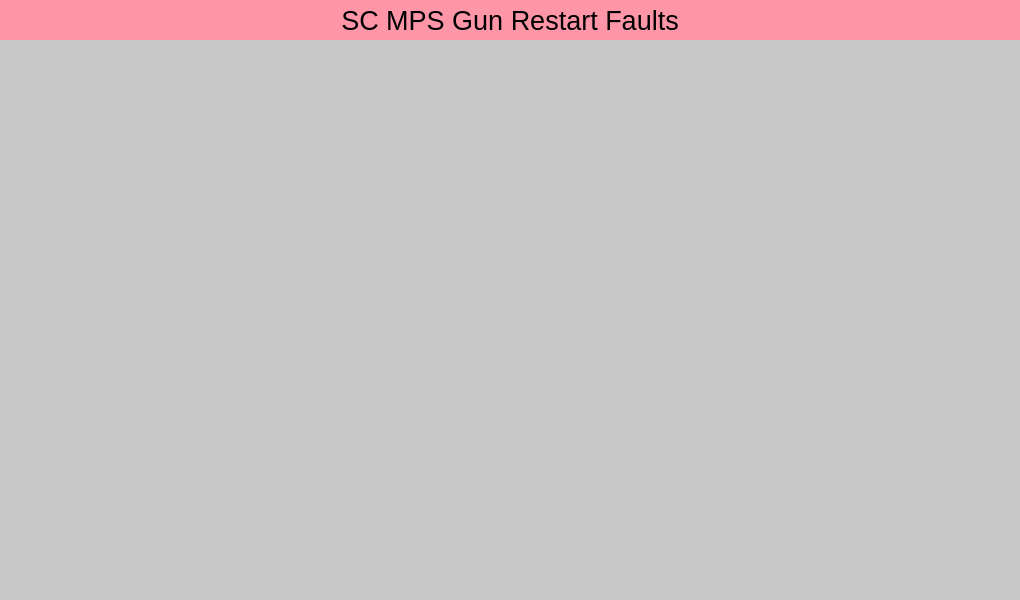
<?xml version="1.0" encoding="UTF-8"?>
<ui version="4.0">
 <class>Form</class>
 <widget class="QWidget" name="Form">
  <property name="geometry">
   <rect>
    <x>0</x>
    <y>0</y>
    <width>1020</width>
    <height>600</height>
   </rect>
  </property>
  <property name="windowTitle">
   <string>SC MPS Gun Restart Faults</string>
  </property>
  <property name="styleSheet">
   <string notr="true">background-color: rgb(200, 200, 200);</string>
  </property>
  <layout class="QGridLayout" name="gridLayout">
   <property name="leftMargin">
    <number>0</number>
   </property>
   <property name="topMargin">
    <number>0</number>
   </property>
   <property name="rightMargin">
    <number>0</number>
   </property>
   <property name="bottomMargin">
    <number>0</number>
   </property>
   <property name="spacing">
    <number>0</number>
   </property>
   <item row="0" column="0">
    <widget class="QLabel" name="label">
     <property name="minimumSize">
      <size>
       <width>0</width>
       <height>40</height>
      </size>
     </property>
     <property name="maximumSize">
      <size>
       <width>16777215</width>
       <height>40</height>
      </size>
     </property>
     <property name="font">
      <font>
       <pointsize>20</pointsize>
      </font>
     </property>
     <property name="styleSheet">
      <string notr="true">background-color: rgb(255, 150, 168);</string>
     </property>
     <property name="text">
      <string>SC MPS Gun Restart Faults</string>
     </property>
     <property name="alignment">
      <set>Qt::AlignCenter</set>
     </property>
    </widget>
   </item>
   <item row="1" column="0">
    <widget class="PyDMEmbeddedDisplay" name="PyDMEmbeddedDisplay">
     <property name="toolTip">
      <string/>
     </property>
     <property name="frameShape">
      <enum>QFrame::NoFrame</enum>
     </property>
     <property name="macros" stdset="0">
      <string>{&quot;FILE&quot;:&quot;cn3_logic.json&quot;}</string>
     </property>
     <property name="filename" stdset="0">
      <string>mps_logic.ui</string>
     </property>
    </widget>
   </item>
   <item row="2" column="0">
    <widget class="QFrame" name="frame">
     <property name="minimumSize">
      <size>
       <width>0</width>
       <height>50</height>
      </size>
     </property>
     <property name="maximumSize">
      <size>
       <width>16777215</width>
       <height>50</height>
      </size>
     </property>
     <property name="frameShape">
      <enum>QFrame::NoFrame</enum>
     </property>
     <property name="frameShadow">
      <enum>QFrame::Plain</enum>
     </property>
     <widget class="PyDMDrawingImage" name="PyDMDrawingImage">
      <property name="geometry">
       <rect>
        <x>10</x>
        <y>0</y>
        <width>250</width>
        <height>50</height>
       </rect>
      </property>
      <property name="toolTip">
       <string/>
      </property>
      <property name="styleSheet">
       <string notr="true">background-color: rgb(200, 200, 200);</string>
      </property>
      <property name="filename" stdset="0">
       <string>lcls_mps_lockup_sidebyside_digital.png</string>
      </property>
     </widget>
    </widget>
   </item>
  </layout>
 </widget>
 <customwidgets>
  <customwidget>
   <class>PyDMEmbeddedDisplay</class>
   <extends>QFrame</extends>
   <header>pydm.widgets.embedded_display</header>
  </customwidget>
  <customwidget>
   <class>PyDMDrawingImage</class>
   <extends>QWidget</extends>
   <header>pydm.widgets.drawing</header>
  </customwidget>
 </customwidgets>
 <resources/>
 <connections/>
</ui>
